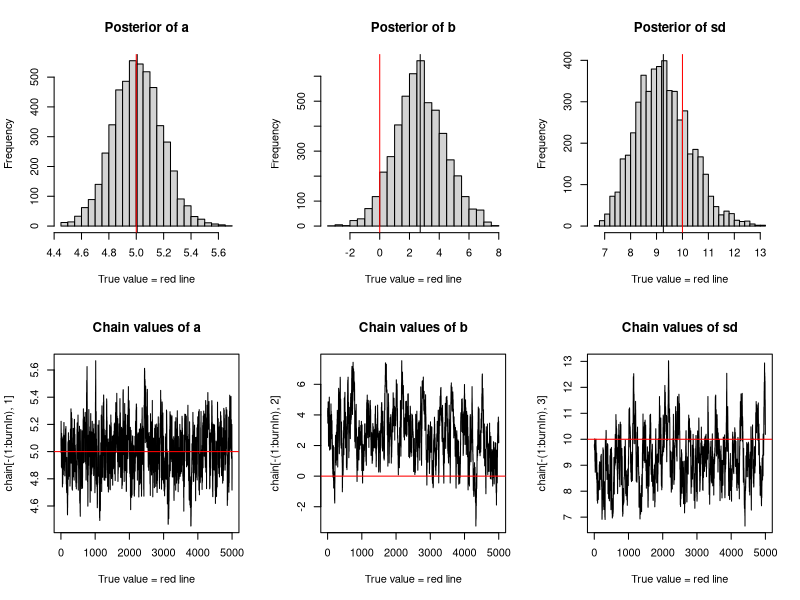

Generate this figure with R:
## ---- chunk 1
knitr::opts_chunk$set(echo = TRUE)
## ---- chunk 2
likelihood <- function(param){   
    a = param[1]     
    b = param[2]     
    sd = param[3]
     
    pred = a*x + b 
    singlelikelihoods = dnorm(y, mean = pred, sd = sd, log = T) 
    sumll = sum(singlelikelihoods)
    return(sumll)
}
slopevalues <- function(x){return(likelihood(c(x, trueB, trueSd)))} 
## ---- chunk 3
prior <- function(param){  
    a = param[1]     
    b = param[2]     
    sd = param[3]    
    aprior = dunif(a, min=0, max=10, log = T)  
    bprior = dnorm(b, sd = 5, log = T)
    sdprior = dunif(sd, min=0, max=30, log = T) 
    return(aprior+bprior+sdprior) 
}

posterior <- function(param){
   return (likelihood(param) + prior(param))
}
## ---- chunk 4
proposalfunction <- function(param){ 
    return(rnorm(3,mean = param, sd= c(0.1,0.5,0.3)))
}
## ---- chunk 5
run_metropolis_MCMC <- function(startvalue, iterations){
    chain = array(dim = c(iterations+1,3))
    chain[1,] = startvalue  
    for (i in 1:iterations){  
        proposal = proposalfunction(chain[i,]) 
        probab = exp(posterior(proposal) - posterior(chain[i,]))  
  
        if (runif(1) < probab){  
            chain[i+1,] = proposal  
        }else{ 
            chain[i+1,] = chain[i,]  
        }
    } 
    return(chain) 
}

## ---- chunk 6
fit_13<-function(chain, burnIn, trueA, tureB, trueSd){
par(mfrow = c(2,3))  
hist(chain[-(1:burnIn),1],nclass=30, , main="Posterior of a", xlab="True value = red line" )  
abline(v = mean(chain[-(1:burnIn),1])) 
abline(v = trueA, col="red" ) 
  
hist(chain[-(1:burnIn),2],nclass=30, main="Posterior of b", xlab="True value = red line") 
abline(v = mean(chain[-(1:burnIn),2]))  
abline(v = trueB, col="red" )

hist(chain[-(1:burnIn),3],nclass=30, main="Posterior of sd", xlab="True value = red line") 
abline(v = mean(chain[-(1:burnIn),3]) )
abline(v = trueSd, col="red" ) 

plot(chain[-(1:burnIn),1], type = "l", xlab="True value = red line" , main = "Chain values of a", ) 
abline(h = trueA, col="red" ) 
plot(chain[-(1:burnIn),2], type = "l", xlab="True value = red line" , main = "Chain values of b", )  
abline(h = trueB, col="red" ) 
plot(chain[-(1:burnIn),3], type = "l", xlab="True value = red line" , main = "Chain values of sd", ) 
abline(h = trueSd, col="red" )

}

## ---- chunk 7
#Test
startvalue = c(4,0,10)
sampleSize=31
burnIn=5000
trueA=5
trueB=0
trueSd=10
x <- (-(sampleSize-1)/2):((sampleSize-1)/2)
y <-  trueA * x + trueB + rnorm(n=sampleSize,mean=0,sd=trueSd)
chain = run_metropolis_MCMC(startvalue, 10000)
fit_13(chain,burnIn,trueA,trueB,trueSd)


summary(lm(y~x))
